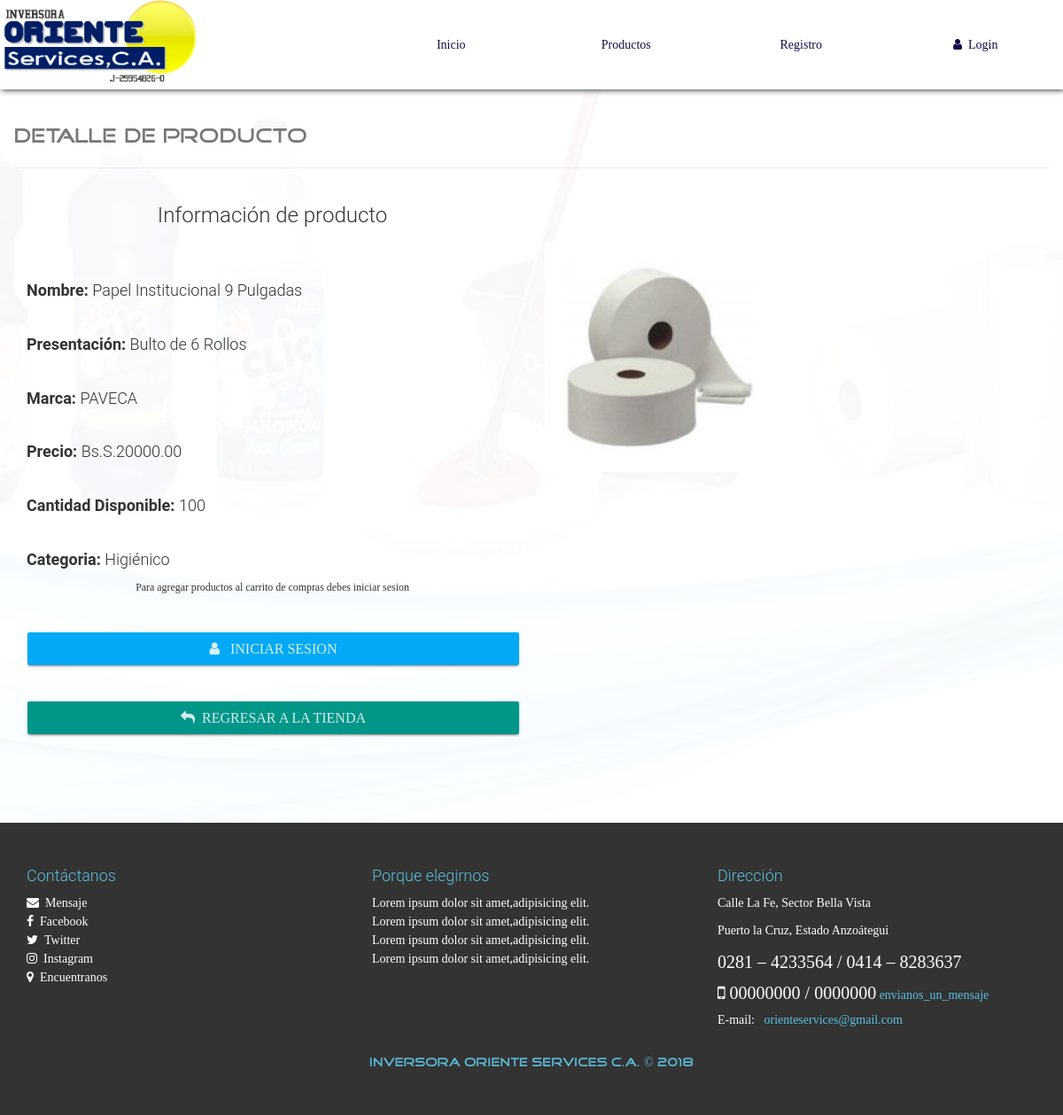
Screenshot of /infoProd.php?CodigoProd=HG-01 with the database file from the repository.
### tables this page shows
CREATE TABLE `producto` (
  `id` int(20) NOT NULL AUTO_INCREMENT,
  `CodigoProd` varchar(30) NOT NULL,
  `NombreProd` varchar(30) NOT NULL,
  `CodigoCat` varchar(30) NOT NULL,
  `Precio` decimal(30,2) NOT NULL,
  `Descuento` int(2) NOT NULL,
  `Presentación` varchar(30) NOT NULL,
  `Marca` varchar(30) NOT NULL,
  `Stock` int(20) NOT NULL,
  `RIFProveedor` varchar(30) NOT NULL,
  `Imagen` varchar(150) NOT NULL,
  `Nombre` varchar(30) NOT NULL,
  `Estado` varchar(15) NOT NULL,
  PRIMARY KEY (`id`),
  KEY `CodigoCat` (`CodigoCat`),
  KEY `NITProveedor` (`RIFProveedor`),
  KEY `Agregado` (`Nombre`),
  CONSTRAINT `producto_ibfk_1` FOREIGN KEY (`CodigoCat`) REFERENCES `categoria` (`CodigoCat`) ON UPDATE CASCADE,
  CONSTRAINT `producto_ibfk_2` FOREIGN KEY (`RIFProveedor`) REFERENCES `proveedor` (`RIFProveedor`) ON UPDATE CASCADE
);

CREATE TABLE `categoria` (
  `CodigoCat` varchar(30) NOT NULL,
  `Nombre` varchar(30) NOT NULL,
  `Descripcion` text NOT NULL,
  PRIMARY KEY (`CodigoCat`)
);

### library/consulSQL.php (called while the page is built, shortened)
<?php
class ejecutarSQL {
    public static function conectar(){
        if(!$con=  mysqli_connect(SERVER,USER,PASS,BD)){
            echo "Error en el servidor, verifique sus datos";
        }
        mysqli_set_charset($con, "utf8");
        return $con;
    }
    public static function consultar($query) {
        if (!$consul = mysqli_query(ejecutarSQL::conectar(), $query)) {
            echo 'Error en la consulta SQL ejecutada';
        }
        return $consul;
    }
}
class consultasSQL{
    public static function clean_string($val){
        $val=trim($val);
        $val=stripslashes($val);
        $val=str_ireplace("<script>", "", $val);
        $val=str_ireplace("</script>", "", $val);
        $val=str_ireplace("<script src", "", $val);
        $val=str_ireplace("<script type=", "", $val);
        $val=str_ireplace("SELECT * FROM", "", $val);
        $val=str_ireplace("DELETE FROM", "", $val);
        $val=str_ireplace("INSERT INTO", "", $val);
        $val=str_ireplace("--", "", $val);
        $val=str_ireplace("^", "", $val);
        $val=str_ireplace("[", "", $val);
        $val=str_ireplace("]", "", $val);
        $val=str_ireplace("==", "", $val);
        $val=str_ireplace(";", "", $val);
        return $val;
    }
}

### infoProd.php (the view, shortened to what this page needs)
<?php
include './library/consulSQL.php';
?>
<!DOCTYPE html>
<html lang="es">
<head>
    <?php include './inc/link.php'; ?>
</head>
<body id="container-page-product">
    <?php include './inc/navbar.php'; ?>
    <section id="infoproduct">
        <div class="container">
            <div class="row">
                <div class="page-header">
                    <h1><small class="tittles-pages-logo">DETALLE DE PRODUCTO</small></h1>
                </div>
                <?php
                    $CodigoProducto=consultasSQL::clean_string($_GET['CodigoProd']);
                    $productoinfo=  ejecutarSQL::consultar("SELECT producto.CodigoProd,producto.NombreProd,producto.CodigoCat,categoria.Nombre,producto.Presentación,producto.Marca,producto.Precio,producto.Descuento,producto.Stock,producto.Imagen FROM categoria INNER JOIN producto ON producto.CodigoCat=categoria.CodigoCat  WHERE CodigoProd='".$CodigoProducto."'");
                    while($fila=mysqli_fetch_array($productoinfo, MYSQLI_ASSOC)){
                        echo '
                            <div class="col-xs-12 col-sm-6">
                                <h3 class="text-center">Información de producto</h3>
                                <br><br>
                                <h4><strong>Nombre: </strong>'.$fila['NombreProd'].'</h4><br>
                                <h4><strong>Presentación: </strong>'.$fila['Presentación'].'</h4><br>
                                <h4><strong>Marca: </strong>'.$fila['Marca'].'</h4><br>
                                <h4><strong>Precio: </strong>Bs.S.'.number_format(($fila['Precio']-($fila['Precio']*($fila['Descuento']/100))), 2, '.', '').'</h4><br>
                                <h4><strong>Cantidad Disponible: </strong>'.$fila['Stock'].'</h4><br>
                                <h4><strong>Categoria: </strong>'.$fila['Nombre'].'</h4>';
                                if($fila['Stock']>=1){
                                    if($_SESSION['nombreAdmin']!="" || $_SESSION['nombreUser']!=""){
                                        echo '<form action="process/carrito.php" method="POST" class="FormCatElec" data-form="">
                                            <input type="hidden" value="'.$fila['CodigoProd'].'" name="codigo">
                                            <label class="text-center"><small>Agrega la cantidad de productos que añadiras al carrito de compras (Maximo '.$fila['Stock'].' productos)</small></label>
                                            <div class="form-group">
                                                <input type="number" class="form-control" value="1" min="1" max="'.$fila['Stock'].'" name="cantidad">
                                            </div>
                                            <button class="btn btn-lg btn-raised btn-success btn-block"><i class="fa fa-shopping-cart"></i>&nbsp;&nbsp; Añadir al carrito</button>
                                        </form>
                                        <div class="ResForm"></div>';
                                    }else{
                                        echo '<p class="text-center"><small>Para agregar productos al carrito de compras debes iniciar sesion</small></p><br>   ';
                                        echo '<button class="btn btn-lg btn-raised btn-info btn-block" data-toggle="modal" data-target=".modal-login"><i class="fa fa-user"></i>&nbsp;&nbsp; Iniciar sesion</button>';
                                    }
                                }else{
                                    echo '<p class="text-center text-danger lead">No hay existencias de este producto</p><br>';
                                }
                                if($fila['Imagen']!="" && is_file("./assets/img-products/".$fila['Imagen'])){
                                    $imagenFile="./assets/img-products/".$fila['Imagen'];
                                }else{
                                    $imagenFile="./assets/img-products/default.png";
                                }
                                echo '<br>
                                <a href="product.php" class="btn btn-lg btn-primary btn-raised btn-block"><i class="fa fa-mail-reply"></i>&nbsp;&nbsp;Regresar a la tienda</a>
                            </div>
                            <div class="col-xs-12 col-sm-6">
                                <br><br><br>
                                <img class="img-responsive" src="'.$imagenFile.'">
                            </div>';
                    }
                ?>
            </div>
        </div>
    </section>
    <?php include './inc/footer.php'; ?>
</body>
</html>

### inc/link.php (shortened to what this page needs)
<link rel="stylesheet" href="./css/font-awesome.min.css">
<link rel="stylesheet" href="./css/normalize.css">
<link rel="stylesheet" href="./css/bootstrap.min.css">
<link rel="stylesheet" href="./css/bootstrap-material-design.min.css">
<link rel="stylesheet" href="./css/ripples.min.css">
<link rel="stylesheet" href="./css/sweetalert.css">
<link rel="stylesheet" href="./css/media.css">
<link rel="stylesheet" href="./css/style.css">

### inc/navbar.php (shortened to what this page needs)
<nav id="navbar-auto-hidden">
        <div class="row hidden-xs">
            <div class="col-xs-4">
            <img src="./assets/img/logotipo.png">
            </div>
            <div class="col-xs-8">
              <div class="contenedor-tabla pull-right">
                <div class="contenedor-tr">
                  <a href="index.php" class="table-cell-td">Inicio</a>
                  <a href="product.php" class="table-cell-td">Productos</a>
                  <?php
                      if(!$_SESSION['nombreAdmin']==""){
                          echo '
                              <a href="carrito.php" class="table-cell-td">Carrito</a>
                              <a href="configAdmin.php" class="table-cell-td">Administración</a>
                              <a href="#!" class="table-cell-td exit-system">
                                  <i class="fa fa-user"></i>&nbsp;&nbsp;'.$_SESSION['nombreAdmin'].'
                              </a>
                           ';
                      }else{
                          echo '
                          <a href="registration.php" class="table-cell-td">Registro</a>
                              <a href="#" class="table-cell-td" data-toggle="modal" data-target=".modal-login">
                                  <i class="fa fa-user"></i>&nbsp;&nbsp;Login
                              </a>
                           ';
                      }
                  ?>
                </div>
              </div>
            </div>
        </div>
    </nav>

### inc/footer.php (shortened to what this page needs)
<footer>
    <div class="container">
        <div class="row">
            <div class="col-sm-4">
                <h4 class="text-footer">Contáctanos</h4>
                <a href="mail.php" target="_blank">
                    <i class="fa fa-envelope" aria-hidden="true">&nbsp; Mensaje </i>
                </a><br>
                <a href="https://www.facebook.com/" target="_blank">
                    <i class="fa fa-facebook" aria-hidden="true">&nbsp; Facebook </i>
                </a><br>
                <a href="https://twitter.com/search?q=orienteservices&src=typd" target="_blank">
                    <i class="fa fa-twitter" aria-hidden="true">&nbsp; Twitter </i>
                </a><br>
                <a href="https://www.instagram.com" target="_blank">
                        <i class="fa fa-instagram" aria-hidden="true">&nbsp; Instagram </i>
                </a><br>
                <a href="https://www.google.com/maps/search/Calle+La+Fe+Puerto+La+Cruz+6023,+Anzo%C3%A1tegui/@10.207008,-64.63478,1482m/data=!3m1!1e3?hl=es-MX" target="_blank">
                    <i class="fa fa-map-marker" aria-hidden="true">&nbsp; Encuentranos </i>
                </a>
            </div>
            <div class="col-sm-4">
                <h4 class="text-footer">Porque elegirnos</h4>
                <p>
                    Lorem ipsum dolor sit amet,adipisicing elit.</br>
                    Lorem ipsum dolor sit amet,adipisicing elit.</br>
                    Lorem ipsum dolor sit amet,adipisicing elit.</br>
                    Lorem ipsum dolor sit amet,adipisicing elit.</br>
                </p>
            </div>
            <div class="col-sm-4">
                <h4 class="text-footer" >Dirección</h4>
                <p style="color: #FFF">Calle La Fe, Sector Bella Vista</p>
                <p style="color: #FFF">Puerto la Cruz, Estado Anzoátegui</p>
                <p style="font-size:20px" aria-hidden="true">  0281 – 4233564 / 0414 – 8283637</p>
                <p class="fa fa-mobile" style="font-size:20px"  aria-hidden="true">  00000000 / 0000000</p> <a href="#" target="_blank" style="color: #5bc0de">envianos_un_mensaje</a></br>
                E-mail: <a href="#" target="_blank" style="color: #5bc0de"> &nbsp; orienteservices@gmail.com</a>
            </div>
        </div>
    </div>
    <br>
    <h5 class="text-center tittles-pages-logo text-footer">INVERSORA ORIENTE SERVICES C.A. &copy; 2018</h5>
</footer>

### css/media.css (style rules this page uses)
@media (min-width: 1200px) { .contenedor-tabla { width: 90%; } }

### css/style.css (style rules this page uses)
body { font-family: "FontFamilySPro"; line-height: 1.5; font-size: 1.4em; width: 100%; height: 100%; margin: 0px; padding: 0px; background-position: center center; background-repeat: no-repeat; background-attachment: fixed; background-size: cover; background-color: #fff; }
nav { width: 100%; position: fixed; top: 0px; background-color: #fff; box-shadow: 2px 0px 7px #000; z-index: 50; }
.contenedor-tabla { display: table; width: 100%; }
.contenedor-tr { display: table-row; width: 100%; }
.contenedor-tr > a { text-decoration: none; color: #150B49; }
.contenedor-tr > a:last-child { border-right: 1px solid rgba(255, 255, 255,0.3); }
.table-cell-td { display: table-cell; padding: 40px 7px; border-left: 1px solid rgba(255, 255, 255,0.3); text-align: center; width: 20%; }
section { width: 100%; margin: 0px; padding: 90px 0px; }
footer { width: 100%; color: #fff; background-color: #333; padding: 40px 0px; }
.text-footer { color: #5bc0de; }
footer a { color: #fff; }
.tittles-pages-logo { font-family: "FontFamilyLogo"; }
#container-page-product { background-image: url(../assets/img/fondo.jpg); }
#store, #infoproduct, #container-pedido { background-color: rgba(255,255,255,.97); min-height: 900px; }

### rows the page displays
producto: NombreProd "Papel Institucional 9 Pulgadas", Presentación "Bulto de 6 Rollos", Marca "PAVECA", $fila['Precio']-($fila['Precio']*($fila['Descuento']/100)) "20000.00", Stock "100", CodigoCat.Nombre "Higiénico", shows "Para agregar productos al carrito de compras debes iniciar sesion", Imagen (picture)
